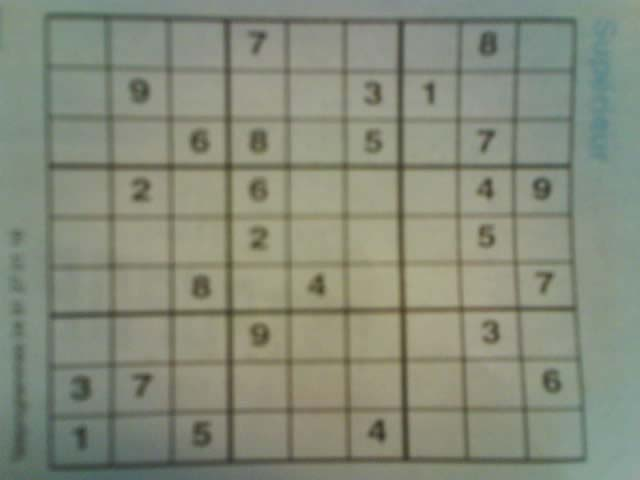
#> input picture v2_train/image1.jpg, 640 x 480 px
$ python open_cv_tutorial_2.py
#> lines starting #> are read from the running program, lines starting #| are printed output that depends on the picture; after the words box and inside, x2 and y2 are one past the last pixel; in counts of white or black regions, pixels touching at a corner belong together
import cv2
import numpy as np


def get_contours(img, img_to_draw):
    contours, hierarchy = cv2.findContours(img, cv2.RETR_EXTERNAL, cv2.CHAIN_APPROX_NONE)
    for cnt in contours:
        area = cv2.contourArea(cnt)
        print(area)
        # cv2.drawContours(img_to_draw, cnt, -1, (255, 0, 0), 3)  # (target, contour, index, color, thickness)
        if area > 500:  # ignore noise shapes
            cv2.drawContours(img_to_draw, cnt, -1, (255, 0, 0), 3)
            peri = cv2.arcLength(cnt, True)  # set false if not closed perimeter
            approx = cv2.approxPolyDP(cnt, .02*peri, True)
            # print(len(approx))  # print the amount of sides, ish
            object_corners = len(approx)
            x, y, w, h = cv2.boundingRect(approx)
            if object_corners == 3: object_type = "Tri"
            if object_corners == 4:
                asp_ratio = w / float(h)  # if close to 1, it's square, else rectangle
                if .95 < asp_ratio < 1.05:
                    object_type = "Sqr"
                else: object_type = "Rect"
            if object_corners > 4: object_type = "Crcl"

            cv2.rectangle(img_to_draw, (x, y), (x+w, y+h), (0, 255, 0), 2)
            cv2.putText(img_to_draw, object_type, (x+(w//2)-10, y+(h//2)-10), cv2.FONT_HERSHEY_COMPLEX, .5,
                        (0, 0, 0), 2)


img_sudo = cv2.imread("v2_train/image1.jpg")
#> img_sudo is the input picture: shape (480, 640, 3); mean B, G, R 122.1, 138.8, 133.7
img = cv2.imread("shapes.jpg")
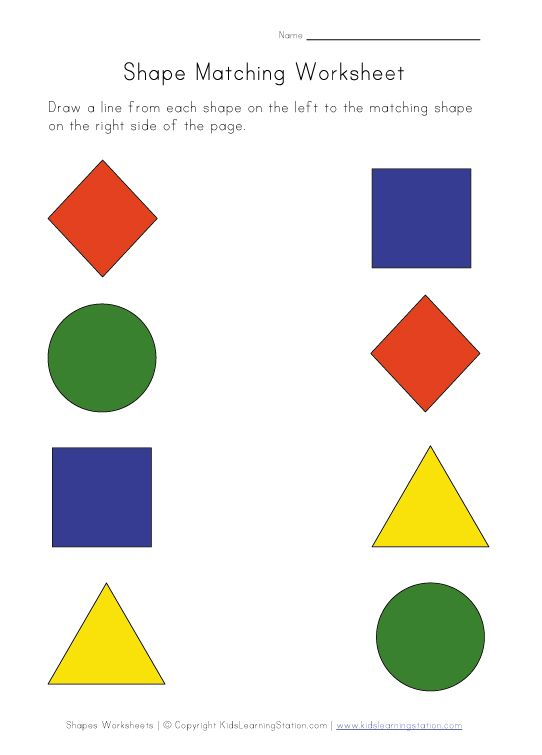
#> input picture shapes.jpg, 542 x 755 px
#> img is the input picture: shape (755, 542, 3); mean B, G, R 224.2, 230.9, 233
img = img[150:700, :]  # remove useless text
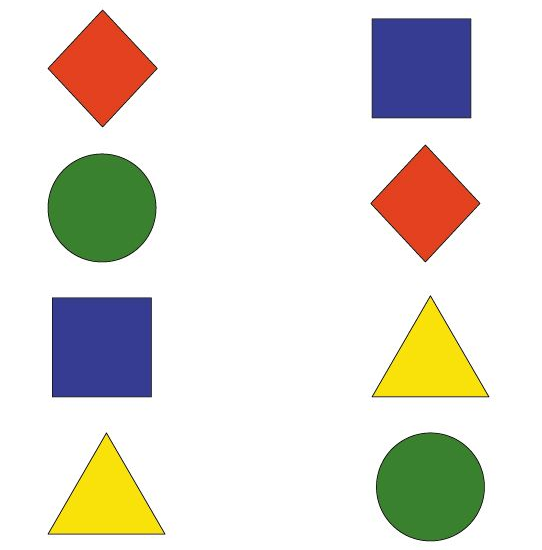
#> img: shape (550, 542, 3); mean B, G, R 214.5, 223.6, 226.5

# shape detection
imgGray = cv2.cvtColor(img, cv2.COLOR_BGR2GRAY)
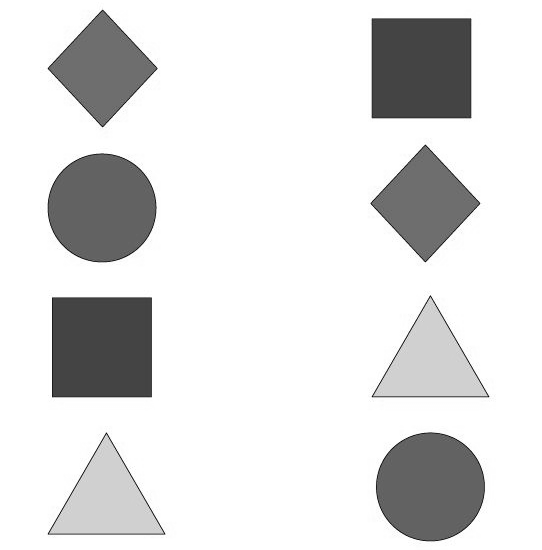
#> imgGray: shape (550, 542); min 3, max 255, mean 223.4
imgBlur = cv2.GaussianBlur(imgGray, (7, 7), 1)  # (source, kernel, sigma) sigma to increase blur
imgCanny = cv2.Canny(imgBlur, 50, 50)
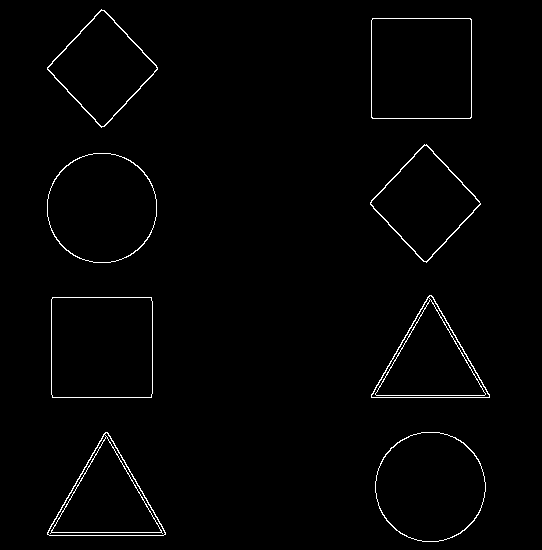
#> imgCanny: shape (550, 542); 1.4% white in thin lines or dots, all inside (x1, y1, x2, y2) = (47, 9, 490, 542)
imgContour = img.copy()
get_contours(imgCanny, imgContour)
#> in get_contours, `contours, hierarchy = cv2.findContours(img, cv2.RETR_EXTERNAL, cv2.CHA..`: contours = 8 contours; box (x1, y1, x2, y2) and area: (51, 297, 153, 398) 10089, (371, 18, 472, 119) 9997, (47, 153, 157, 263) 9465, (375, 432, 486, 542) 9454, (370, 144, 481, 263) 6745, (47, 9, 158, 128) 6745, (47, 432, 166, 536) 6404, (371, 295, 490, 398) 6309
#> the loop in get_contours, `for cnt in contours:` made 8 passes
#> (area, peri, approx, object_corners, x, y, w, h) on passes 3, 6, 7, 8: (10089, 399.7, [[52, 297], [52, 397], [151, 397], [151, 297]], 4, 52, 297, 100, 101), (6745, 330.3, [[424, 144], [370, 204], [426, 262], [480, 203]], 4, 370, 144, 111, 119), (9997, 397.7, [[372, 18], [371, 117], [470, 118], [471, 19]], 4, 371, 18, 101, 101), (6745, 329.5, [[101, 9], [47, 67], [101, 127], [157, 69]], 4, 47, 9, 111, 119)
#> (area, peri, approx, object_corners, x, y, w, h) on passes 2, 4: (6404, 372.9, [[105, 432], [47, 534], [165, 534]], 3, 47, 432, 119, 103), (6309, 372, [[429, 295], [371, 397], [489, 397]], 3, 371, 295, 119, 103)
#| 9453.5
#| 6404.0
#| 10089.0
#| 6309.0
#| 9465.0
#| 6745.0
#| 9997.0
#| 6745.0
#> after the loop in get_contours, `for cnt in contours:`:
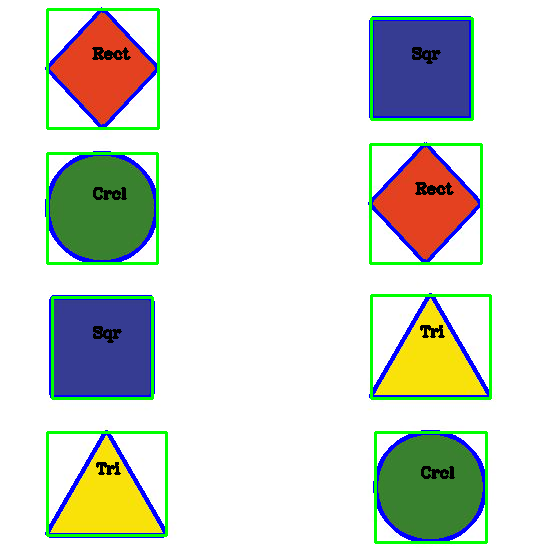
#> img_to_draw: shape (550, 542, 3); mean B, G, R 208.6, 218.6, 212.4


# [4 lines of commented-out code are left out]
cv2.imshow("Shape Contour", imgContour)

cv2.waitKey()
